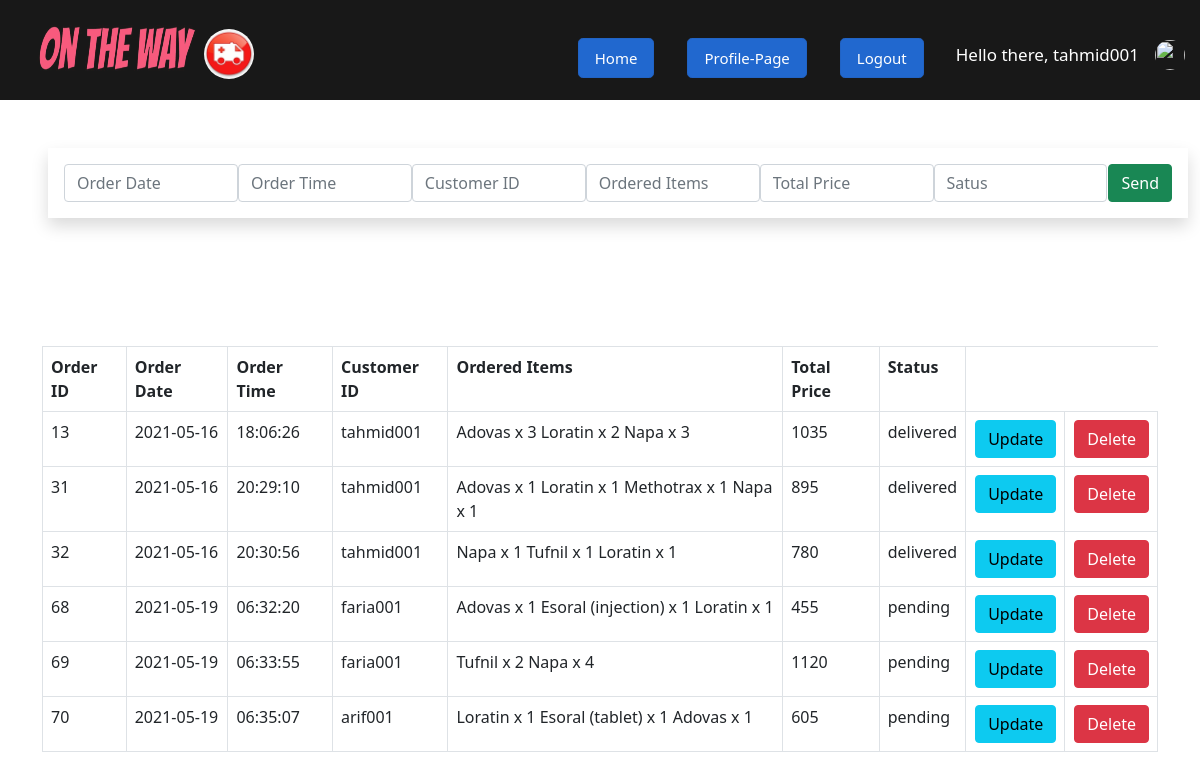
The page /admin/ordermanagement.php (signed in) on the database its author committed.
### tables this page shows
CREATE TABLE `orders` (
  `orderId` int(11) NOT NULL,
  `orderDate` varchar(40) NOT NULL,
  `orderTime` varchar(100) NOT NULL,
  `customerId` varchar(40) NOT NULL,
  `orderedItems` varchar(200) NOT NULL,
  `totalPrice` varchar(200) NOT NULL,
  `status` varchar(30) NOT NULL
);

### admin/ordermanagement.php (the view, shortened to what this page needs)
<?php
include_once 'header.php';
require_once 'db.php';
		?>
<div class="container shadow m-5 p-3">
	<form action="" method="post" class="d-flex justify-content-around">
		<input class="form-control" type="text" name="orderdate" placeholder="Order Date">
		<input class="form-control" type="text" name="ordertime" placeholder="Order Time">
		<input class="form-control" type="text" name="customerid" placeholder="Customer ID">
		<input class="form-control" type="text" name="ordereditems" placeholder="Ordered Items">
		<input class="form-control" type="text" name="totalprice" placeholder="Total Price">
		<input class="form-control" type="text" name="status" placeholder="Satus">
		<input class="btn btn-success" type="submit" name="orderbtn" value="Send">
	</form>
</div>
<div class="container m-5 p-3">
</div>
<div class="container">
	<table class="table table-bordered" style="">
		<tr>
			<th>Order ID</th>
			<th>Order Date</th>
			<th>Order Time</th>
			<th>Customer ID</th>
			<th>Ordered Items</th>
			<th>Total Price</th>
			<th>Status</th>
		</tr>
		<?php
		$sql2 = "SELECT * FROM orders";
$readsql = mysqli_query($conn,$sql2);
if ($readsql -> num_rows > 0) {
	while ($row = mysqli_fetch_assoc($readsql)) {
		$showorderid = $row['orderId'];
		$showorderdate = $row['orderDate'];
		$showordertime = $row['orderTime'];
		$showcustomerid = $row['customerId'];
		$showordereditems = $row['orderedItems'];
		$showtotalprice = $row['totalPrice'];
		$showstatus = $row['status'];
		?>
		<tr>
			<td><?php echo $showorderid ?></td>
			<td><?php echo $showorderdate ?></td>
			<td><?php echo $showordertime ?></td>
			<td><?php echo $showcustomerid ?></td>
			<td><?php echo $showordereditems ?></td>
			<td><?php echo $showtotalprice ?></td>
			<td><?php echo $showstatus ?></td>
			<td><a href="ordermanagement.php?update=<?php echo $showorderid;?>" class="btn btn-info">Update</a></td>
			<td><a href="ordermanagement.php?delete=<?php echo $showorderid;?>" class="btn btn-danger">Delete</a></td>
		</tr>
		<?php }
} ?>
	</table>
</div>

### admin/style.css (style rules this page uses)
body { font-family: sans-serif; }
.btn { margin-left: 1px; }

### rows shown on the page
orders: orderId "13", orderDate "2021-05-16", orderTime "18:06:26", customerId "tahmid001", orderedItems "Adovas x 3 Loratin x 2 Napa x 3", totalPrice "1035", status "delivered"
orders: orderId "31", orderDate "2021-05-16", orderTime "20:29:10", customerId "tahmid001", orderedItems "Adovas x 1 Loratin x 1 Methotrax x 1 Napa x 1", totalPrice "895", status "delivered"
orders: orderId "32", orderDate "2021-05-16", orderTime "20:30:56", customerId "tahmid001", orderedItems "Napa x 1 Tufnil x 1 Loratin x 1", totalPrice "780", status "delivered"
orders: orderId "68", orderDate "2021-05-19", orderTime "06:32:20", customerId "faria001", orderedItems "Adovas x 1 Esoral (injection) x 1 Loratin x 1", totalPrice "455", status "pending"
orders: orderId "69", orderDate "2021-05-19", orderTime "06:33:55", customerId "faria001", orderedItems "Tufnil x 2 Napa x 4", totalPrice "1120", status "pending"
orders: orderId "70", orderDate "2021-05-19", orderTime "06:35:07", customerId "arif001", orderedItems "Loratin x 1 Esoral (tablet) x 1 Adovas x 1", totalPrice "605", status "pending"

### other values the page prints
$_SESSION["useruid"] "tahmid001"
